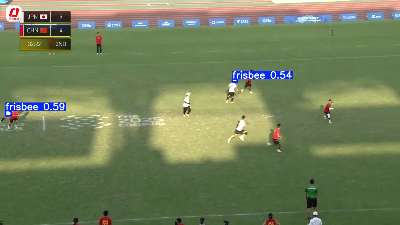
#> input picture data/fp_spotcheck_50/sample_01_frame_00028.jpg, 400 x 225 px
$ python -i auto_calibrate.py   (imports and definitions only)
#> lines starting #> are read from the running program, lines starting #| are printed output that depends on the picture; after the words box and inside, x2 and y2 are one past the last pixel; in counts of white or black regions, pixels touching at a corner belong together
#> further down, picture is the input picture: shape (225, 400, 3); mean B, G, R 90.7, 127.6, 114.7
"""E5-v0：场地自动标定可行性验证（免训练档）。
在 WSL 运行: python3 tools/auto_calibrate.py
流程: PySceneDetect 镜头分段 → 每段白线可见度评分选关键帧 → 白线掩码 + HoughLinesP 提线
      → 直线聚类合并 → 矩形四线搜索（两两近似平行+四角凸四边形）→ 单应性 → 场地网格反投叠加
输出: results/calib_scenes.json + results/calib_overlay_*.jpg
"""
import json
import sys
from pathlib import Path

import cv2
import numpy as np

ROOT = Path(__file__).resolve().parents[1]          # worktree 根
OUT = ROOT / "results"
# [1 line not run here, left out]
VIDEO = Path("/mnt/e/frisbee-detector/movie/2024城市飞盘俱乐部锦标赛『决赛』【北京大哥 VS 上海沪蛙】高清版3-1.mp4")

FIELD_W, FIELD_H = 100.0, 37.0   # WFDF 米
MAX_LINES = 10


# [19 lines left out: function scene_keyframes, not called in this run]


def whitemask(img):
    hsv = cv2.cvtColor(img, cv2.COLOR_BGR2HSV)
#> hsv: shape (225, 400, 3); mean H, S, V 45.8, 89.2, 133.2
    S, V = hsv[..., 1], hsv[..., 2]
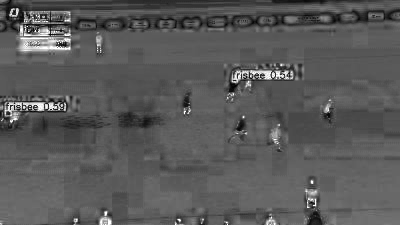
#> S: shape (225, 400); min 0, max 255, mean 89.2
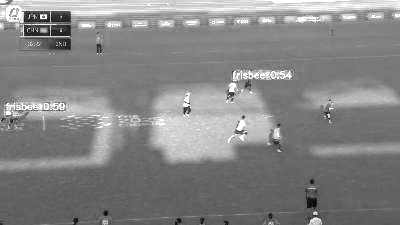
#> V: shape (225, 400); min 2, max 255, mean 133.2
    mask = ((S < 80) & (V > 165)).astype(np.uint8) * 255
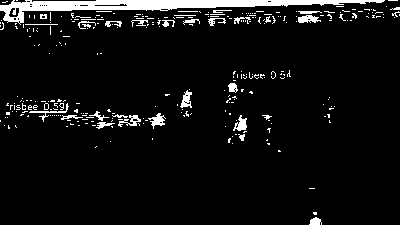
#> mask: shape (225, 400); 6.5% white; 300 white regions (269 under 20 px), largest, box (x1, y1, x2, y2) and area: (0, 0, 385, 25) 2947, (148, 113, 166, 129) 127, (298, 15, 321, 23) 124
    mask = cv2.morphologyEx(mask, cv2.MORPH_CLOSE, np.ones((7, 7), np.uint8))
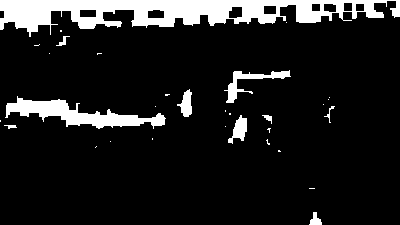
#> mask: shape (225, 400); 11.9% white; 31 white regions (21 under 20 px), largest, box (x1, y1, x2, y2) and area: (0, 0, 400, 37) 7220, (5, 96, 166, 129) 2062, (224, 70, 291, 103) 556
    mask = cv2.morphologyEx(mask, cv2.MORPH_DILATE, np.ones((3, 3), np.uint8))
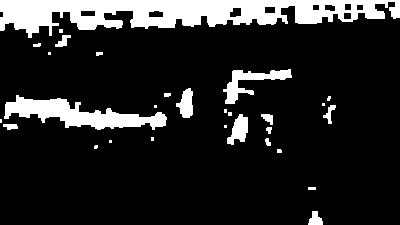
#> mask: shape (225, 400); 14.8% white; 29 white regions (13 under 20 px), largest, box (x1, y1, x2, y2) and area: (0, 0, 400, 38) 8415, (4, 95, 167, 130) 2564, (223, 69, 292, 104) 818
    return mask


# [144 lines left out: functions line_score, merge_lines, intersections, overlay, main, not called in this run]


# [2 lines not run here, left out]

>>> import cv2
>>> picture = cv2.imread('../data/fp_spotcheck_50/sample_01_frame_00028.jpg')
>>> result = whitemask(picture)

$ run again, on data/fp_spotcheck_50/sample_02_frame_00031.jpg
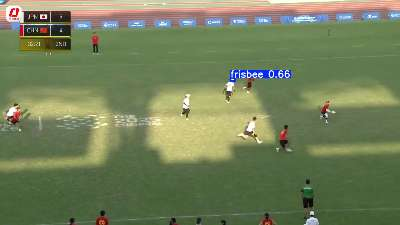
#> input picture data/fp_spotcheck_50/sample_02_frame_00031.jpg, 400 x 225 px
#> picture is the input picture: shape (225, 400, 3); mean B, G, R 90.1, 128.1, 115.4
#> hsv: shape (225, 400, 3); mean H, S, V 45, 88.9, 133.1
#> in whitemask, `S, V = hsv[..., 1], hsv[..., 2]`:
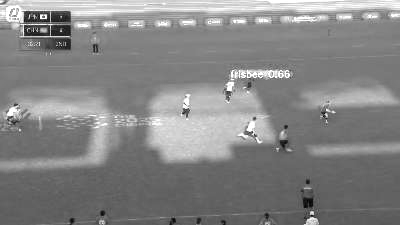
#> V: shape (225, 400); min 1, max 255, mean 133.1
#> in whitemask, `mask = cv2.morphologyEx(mask, cv2.MORPH_DILATE, np.ones((3, 3), np.uin..`:
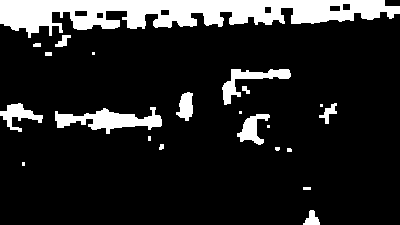
#> mask: shape (225, 400); 14.1% white; 22 white regions (8 under 20 px), largest, box (x1, y1, x2, y2) and area: (0, 0, 400, 38) 8558, (55, 107, 162, 134) 1363, (222, 69, 291, 105) 758

$ run again, on data/fp_spotcheck_50/sample_04_frame_00041.jpg
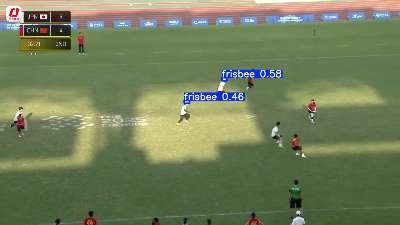
#> input picture data/fp_spotcheck_50/sample_04_frame_00041.jpg, 400 x 225 px
#> picture is the input picture: shape (225, 400, 3); mean B, G, R 90.5, 127.3, 114.4
#> hsv: shape (225, 400, 3); mean H, S, V 46, 89.3, 132.8
#> in whitemask, `S, V = hsv[..., 1], hsv[..., 2]`:
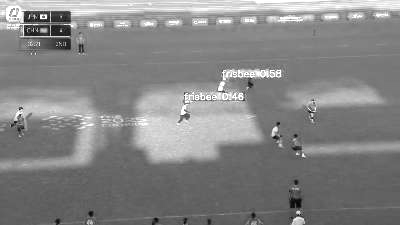
#> V: shape (225, 400); min 5, max 255, mean 132.8
#> in whitemask, `mask = cv2.morphologyEx(mask, cv2.MORPH_DILATE, np.ones((3, 3), np.uin..`:
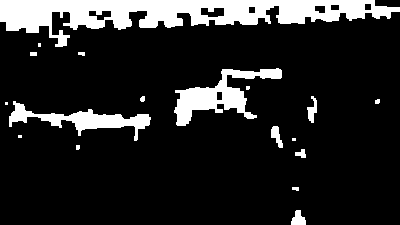
#> mask: shape (225, 400); 14.6% white; 18 white regions (6 under 20 px), largest, box (x1, y1, x2, y2) and area: (0, 0, 400, 47) 8433, (174, 68, 282, 126) 2289, (9, 101, 151, 141) 1729
